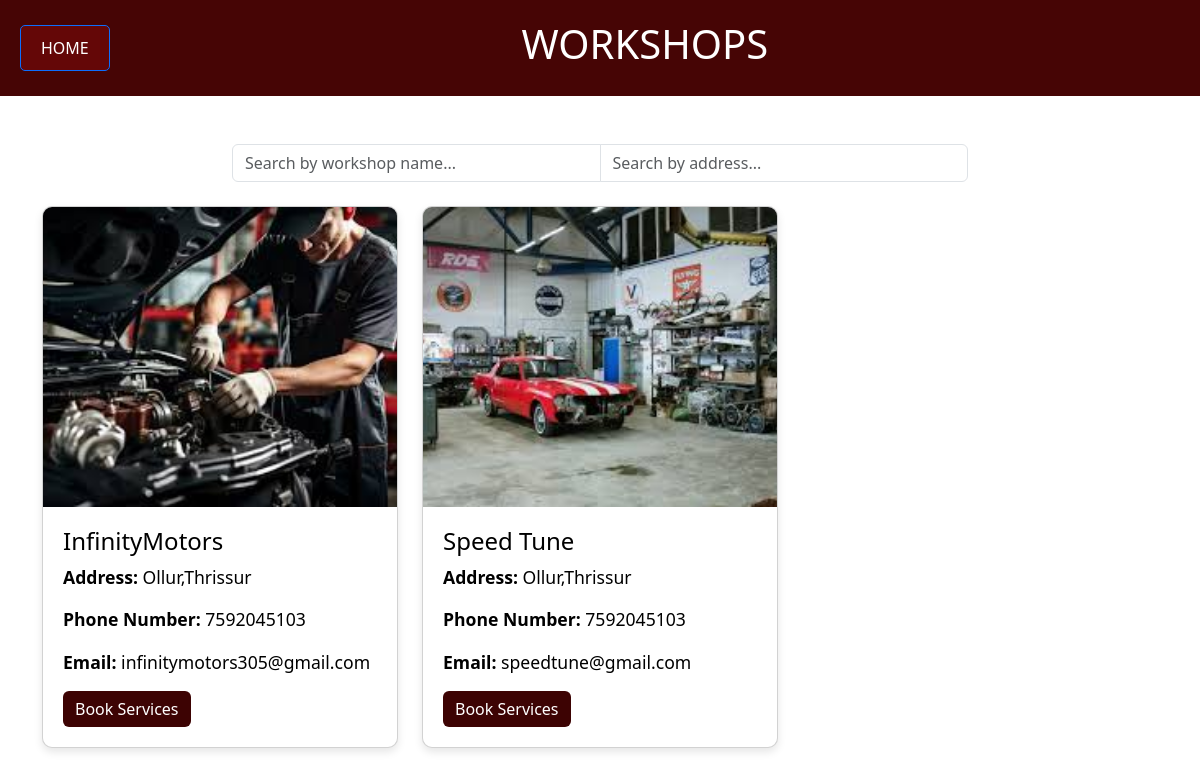
Page /user_worklist/ on the committed database.
### CB_TARS/models.py (models this page shows, shortened)
class work(models.Model):
    workname=models.CharField(max_length=50)
    email=models.EmailField(unique=True)
    password=models.CharField(max_length=50)
    phonenumber=models.IntegerField()
    workaddress=models.CharField(max_length=100)
    workregno=models.CharField(max_length=50, null=True, blank=True)
    image=models.ImageField(null=True,blank=True,upload_to='images/')
    STATUS=(
        ('applied','Applied'),
        ('approved','Approved'),
        ('reject','Reject')
    )
    status=models.CharField(max_length=20,choices=STATUS,default='applied')
    otp = models.IntegerField(null=True, blank=True)  # Store OTP for verification

### CB_TARS/views.py (the view)
# urls.py: path('user_worklist/',views.user_worklist,name='user_worklist'),
def user_worklist(request):
    workshop = work.objects.all()
    return render(request, 'user_worklist.html', {'workshop': workshop})

### CB_TARS/templates/user_worklist.html (shortened to what this page needs)
<!DOCTYPE html>
<html lang="en">
<head>
    <link href="https://cdn.jsdelivr.net/npm/bootstrap@5.3.0-alpha1/dist/css/bootstrap.min.css" rel="stylesheet">
</head>
<body>
    <div class="header-container">
        <a href="/home/" class="custom-link btn btn-primary">HOME</a>
        <h1>Workshops</h1>
    </div>
    <div class="container mt-5">
        <div class="row mb-4">
            <div class="col-md-8 mx-auto">
                <div class="input-group">
                    <input type="text" id="search-name" class="form-control" placeholder="Search by workshop name..." aria-label="Search by workshop name">
                    <input type="text" id="search-address" class="form-control" placeholder="Search by address..." aria-label="Search by address">
                </div>
            </div>
        </div>
        <div class="row" id="workshops-list">
            {% for workshop in workshop %}
                <div class="col-md-4 mb-4 workshop-item">
                    <div class="card">
                        <img src="{{ workshop.image.url }}" style="height: 300px;" class="card-img-top" alt="{{ workshop.workname }}">
                        <div class="card-body">
                            <h4 class="card-title">{{ workshop.workname }}</h4>
                            <p class="card-text"><strong>Address:</strong> {{ workshop.workaddress }}</p>
                            <p class="card-text"><strong>Phone Number:</strong> {{ workshop.phonenumber }}</p>
                            <p class="card-text"><strong>Email:</strong> {{ workshop.email }}</p>
                            <a href="/book_services/{{ workshop.id }}/" class="btn btn-custom">Book Services</a>
                        </div>
                    </div>
                </div>
            {% empty %}
                <p class="text-center">No workshops found matching your search criteria.</p>
            {% endfor %}
        </div>
    </div>
</body>
</html>

### CB_TARS/templates/user_worklist.html (style rules this page uses)
.custom-link { color: white; background-color: rgb(100, 7, 7); text-decoration: none; padding: 10px 20px; border-radius: 5px; transition: background-color 0.3s ease; }
.header-container { background-color: rgb(70, 5, 5); padding: 20px; color: white; display: flex; justify-content: space-between; align-items: center; }
.header-container h1 { font-size: 2.5em; text-transform: uppercase; }
.card { border-radius: 10px; overflow: hidden; box-shadow: 0 4px 8px rgba(0, 0, 0, 0.1); }
.card-body { padding: 20px; }
.card-title { font-size: 1.5em; color: #000000; }
.card-text { font-size: 1.1em; color: #000000; }
.btn-custom { background-color: rgb(61, 3, 3); color: white; border: none; }
.card-img-top { height: 300px; object-fit: cover; }

### rows in the picture
work: image (picture), workname "InfinityMotors", workaddress "Ollur,Thrissur", phonenumber "7592045103", email "infinitymotors305@gmail.com"
work: image (picture), workname "Speed Tune", workaddress "Ollur,Thrissur", phonenumber "7592045103", email "speedtune@gmail.com"
